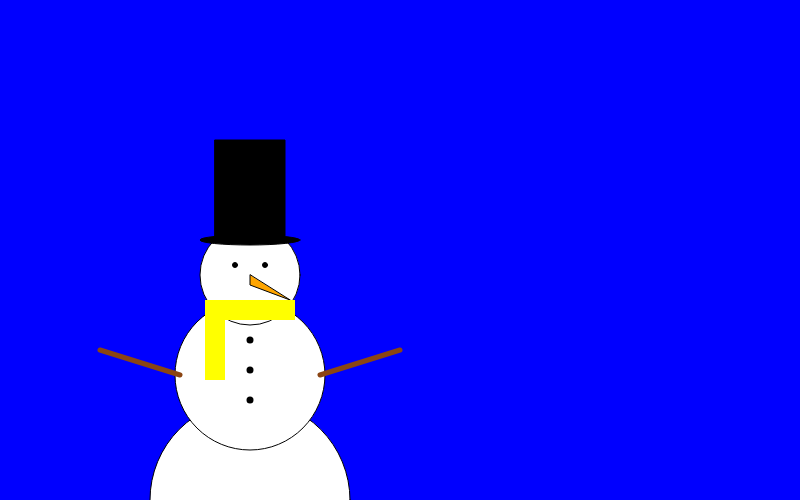
Frame 1 (no input)
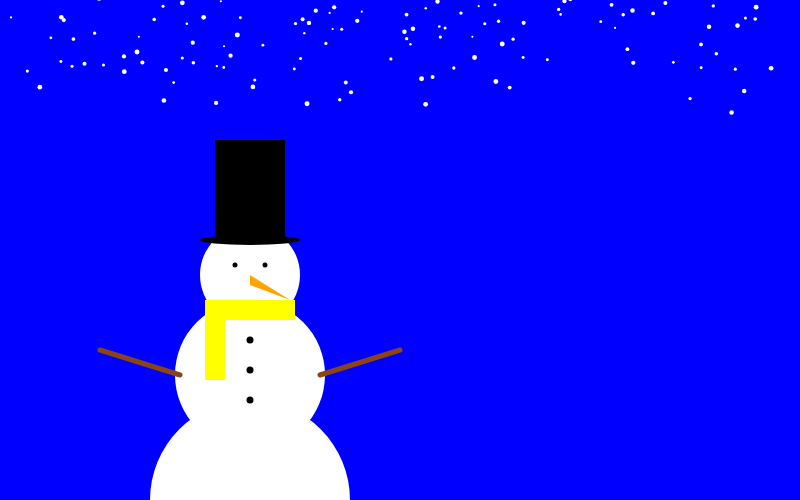
Frame 60 (no input)
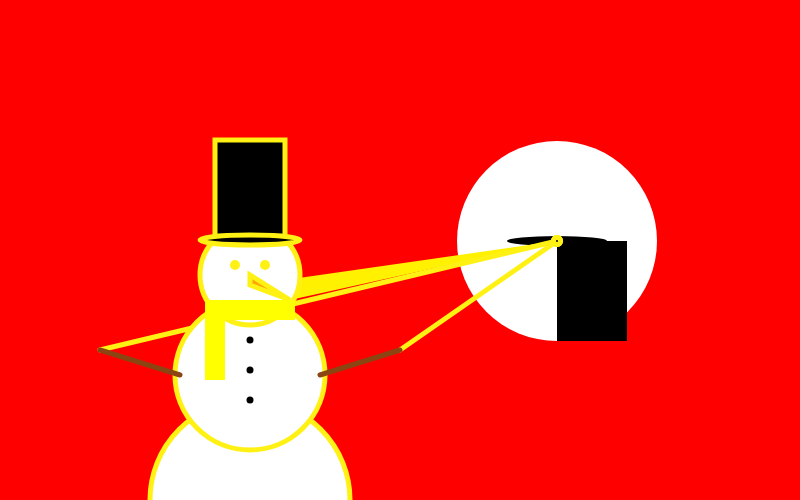
Frame 120 (the mouse pressed at the canvas centre since frame 60)

The p5.js sketch that drew these frames (run headless with seeded random() and noise() and a simulated clock; from frame 60 on, the mouse is pressed at the canvas centre):

// p5.js sketch
// ── sketch.js

let snowflakes = []; // array to hold snowflake objects
function setup(){

  createCanvas(800, 500);
}



  function draw() {
    background(0);
    if (mouseIsPressed) {
      //This is for the pressed code
      //snowman
      fill('black');

      background('red');
            fill(255);
          	ellipse(557,241, 200, 200);
          	ellipse(557,241, 150, 150);
          	ellipse(557,241, 100, 100);

            //hat
          	fill(0);
          	rect(557,241, 70, 100);
          	ellipse(557,241, 100, 10);

            //eyes
          	ellipse(557,241, 5, 5);
          	ellipse(557,241, 5, 5);

            //carrot
          	fill(557,241, 0);
          	triangle(557,241, 250, 285, 290, 300);

            //arms
          	stroke(557,241, 19);
          	strokeWeight(5);
          	line(557,241, 100, 350);
          	line(557,241, 400, 350);



            //buttons
          	fill(0);
          	ellipse(557,241, 7, 7);
          	ellipse(557,241, 7, 7);
          	ellipse(557,241, 7, 7);


    }  else {

      //This is for the unpressed code

      background('blue');
        let t = frameCount / 60; // update time

        // create a random number of snowflakes each frame
        for (let i = 0; i < random(5); i++) {
          snowflakes.push(new snowflake()); // append snowflake object
        }

        // loop through snowflakes with a for..of loop
        for (let flake of snowflakes) {
          flake.update(t); // update snowflake position
          flake.display(); // draw snowflake
        }
      }

  fill(255);
	ellipse(250, 500, 200, 200);
	ellipse(250, 375, 150, 150);
	ellipse(250, 275, 100, 100);

	//hat
	fill(0);
	rect(215, 140, 70, 100);
	ellipse(250, 240, 100, 10);

	//eyes
	ellipse(235, 265, 5, 5);
	ellipse(265, 265, 5, 5);

	//carrot
	fill(255, 165, 0);
	triangle(250, 275, 250, 285, 290, 300);

	//arms
	stroke(139, 69, 19);
	strokeWeight(5);
	line(180, 375, 100, 350);
	line(320, 375, 400, 350);

	//scarf
	strokeWeight(0);
	fill('yellow');
	rect(205,300, 90, 20);
	rect(205, 300, 20, 80);

	//buttons
	fill(0);
	ellipse(250, 340, 7, 7);
	ellipse(250, 370, 7, 7);
	ellipse(250, 400, 7, 7);

}



function snowflake() {
  // initialize coordinates
  this.posX = 0;
  this.posY = random(-50, 0);
  this.initialangle = random(0, 2 * PI);
  this.size = random(2, 5);

  // radius of snowflake spiral
  // chosen so the snowflakes are uniformly spread out in area
  this.radius = sqrt(random(pow(width / 2, 2)));

  this.update = function(time) {
    // x position follows a circle
    let w = 0.6; // angular speed
    let angle = w * time + this.initialangle;
    this.posX = width / 2 + this.radius * sin(angle);

    // different size snowflakes fall at slightly different y speeds
    this.posY += pow(this.size, 0.5);

    // delete snowflake if past end of screen
    if (this.posY > height) {
      let index = snowflakes.indexOf(this);
      snowflakes.splice(index, 1);
    }
  };
  fill('white')
  this.display = function() {
    ellipse(this.posX, this.posY, this.size);
  };
}


  function mouseReleased(){
    console.log(mouseX + "," + mouseY)}
